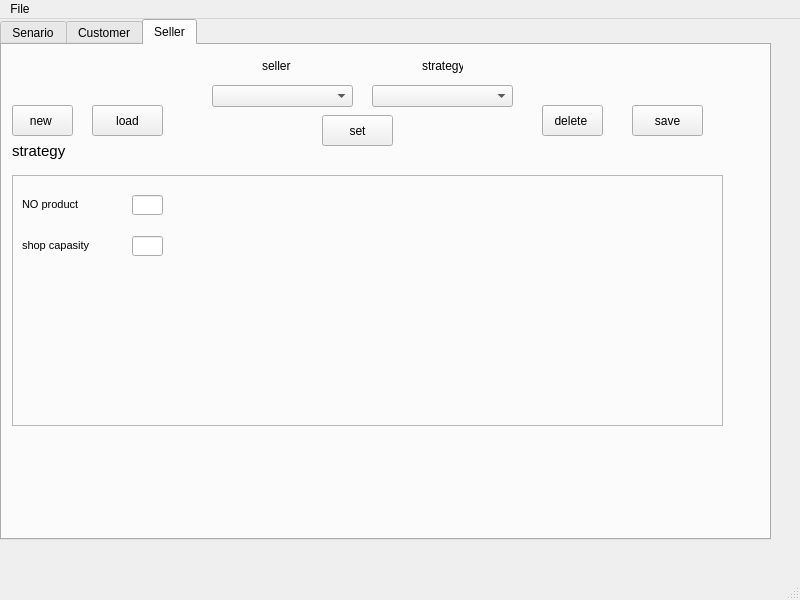
<?xml version="1.0" encoding="UTF-8"?>
<ui version="4.0">
 <class>MainWindow</class>
 <widget class="QMainWindow" name="MainWindow">
  <property name="geometry">
   <rect>
    <x>0</x>
    <y>0</y>
    <width>800</width>
    <height>600</height>
   </rect>
  </property>
  <property name="windowTitle">
   <string>RM Simulator</string>
  </property>
  <widget class="QWidget" name="centralwidget">
   <widget class="QTabWidget" name="tabWidget">
    <property name="geometry">
     <rect>
      <x>0</x>
      <y>0</y>
      <width>771</width>
      <height>521</height>
     </rect>
    </property>
    <property name="currentIndex">
     <number>2</number>
    </property>
    <widget class="QWidget" name="tab">
     <attribute name="title">
      <string>Senario</string>
     </attribute>
     <widget class="QLabel" name="label_23">
      <property name="geometry">
       <rect>
        <x>10</x>
        <y>20</y>
        <width>101</width>
        <height>21</height>
       </rect>
      </property>
      <property name="font">
       <font>
        <pointsize>8</pointsize>
       </font>
      </property>
      <property name="text">
       <string>simulatoin days</string>
      </property>
     </widget>
     <widget class="QLineEdit" name="lineEdit_10">
      <property name="geometry">
       <rect>
        <x>120</x>
        <y>21</y>
        <width>31</width>
        <height>20</height>
       </rect>
      </property>
     </widget>
     <widget class="QLabel" name="label_42">
      <property name="geometry">
       <rect>
        <x>160</x>
        <y>20</y>
        <width>61</width>
        <height>20</height>
       </rect>
      </property>
      <property name="font">
       <font>
        <pointsize>7</pointsize>
       </font>
      </property>
      <property name="text">
       <string>days/nego</string>
      </property>
     </widget>
     <widget class="QLineEdit" name="lineEdit_11">
      <property name="geometry">
       <rect>
        <x>120</x>
        <y>60</y>
        <width>31</width>
        <height>20</height>
       </rect>
      </property>
     </widget>
     <widget class="QLabel" name="label_43">
      <property name="geometry">
       <rect>
        <x>10</x>
        <y>59</y>
        <width>101</width>
        <height>21</height>
       </rect>
      </property>
      <property name="font">
       <font>
        <pointsize>8</pointsize>
       </font>
      </property>
      <property name="text">
       <string>NO customer</string>
      </property>
     </widget>
     <widget class="QLineEdit" name="lineEdit_12">
      <property name="geometry">
       <rect>
        <x>120</x>
        <y>141</y>
        <width>31</width>
        <height>20</height>
       </rect>
      </property>
     </widget>
     <widget class="QLabel" name="label_44">
      <property name="geometry">
       <rect>
        <x>10</x>
        <y>140</y>
        <width>101</width>
        <height>21</height>
       </rect>
      </property>
      <property name="font">
       <font>
        <pointsize>8</pointsize>
       </font>
      </property>
      <property name="text">
       <string>NO simulation</string>
      </property>
     </widget>
     <widget class="QLineEdit" name="lineEdit_13">
      <property name="geometry">
       <rect>
        <x>120</x>
        <y>101</y>
        <width>31</width>
        <height>20</height>
       </rect>
      </property>
     </widget>
     <widget class="QLabel" name="label_45">
      <property name="geometry">
       <rect>
        <x>10</x>
        <y>100</y>
        <width>101</width>
        <height>21</height>
       </rect>
      </property>
      <property name="font">
       <font>
        <pointsize>8</pointsize>
       </font>
      </property>
      <property name="text">
       <string>NO seller</string>
      </property>
     </widget>
     <widget class="QComboBox" name="comboBox_14">
      <property name="geometry">
       <rect>
        <x>610</x>
        <y>20</y>
        <width>131</width>
        <height>22</height>
       </rect>
      </property>
     </widget>
     <widget class="QLabel" name="label_47">
      <property name="geometry">
       <rect>
        <x>470</x>
        <y>20</y>
        <width>111</width>
        <height>20</height>
       </rect>
      </property>
      <property name="font">
       <font>
        <pointsize>7</pointsize>
       </font>
      </property>
      <property name="text">
       <string>market mechanism</string>
      </property>
     </widget>
     <widget class="QPushButton" name="pushButton_23">
      <property name="geometry">
       <rect>
        <x>10</x>
        <y>190</y>
        <width>93</width>
        <height>28</height>
       </rect>
      </property>
      <property name="text">
       <string>Run</string>
      </property>
     </widget>
    </widget>
    <widget class="QWidget" name="customer_tab">
     <property name="toolTip">
      <string/>
     </property>
     <property name="toolTipDuration">
      <number>-1</number>
     </property>
     <property name="statusTip">
      <string/>
     </property>
     <attribute name="title">
      <string>Customer</string>
     </attribute>
     <widget class="QComboBox" name="comboBox">
      <property name="geometry">
       <rect>
        <x>310</x>
        <y>150</y>
        <width>141</width>
        <height>22</height>
       </rect>
      </property>
     </widget>
     <widget class="QLabel" name="label">
      <property name="geometry">
       <rect>
        <x>10</x>
        <y>110</y>
        <width>141</width>
        <height>31</height>
       </rect>
      </property>
      <property name="font">
       <font>
        <pointsize>11</pointsize>
       </font>
      </property>
      <property name="text">
       <string>customer type</string>
      </property>
     </widget>
     <widget class="QFrame" name="frame">
      <property name="geometry">
       <rect>
        <x>10</x>
        <y>190</y>
        <width>741</width>
        <height>281</height>
       </rect>
      </property>
      <property name="frameShape">
       <enum>QFrame::StyledPanel</enum>
      </property>
      <property name="frameShadow">
       <enum>QFrame::Raised</enum>
      </property>
      <widget class="QListWidget" name="listWidget">
       <property name="geometry">
        <rect>
         <x>0</x>
         <y>130</y>
         <width>121</width>
         <height>131</height>
        </rect>
       </property>
      </widget>
      <widget class="QLabel" name="label_5">
       <property name="geometry">
        <rect>
         <x>100</x>
         <y>60</y>
         <width>81</width>
         <height>31</height>
        </rect>
       </property>
       <property name="text">
        <string>preference list</string>
       </property>
      </widget>
      <widget class="QListWidget" name="listWidget_3">
       <property name="geometry">
        <rect>
         <x>150</x>
         <y>130</y>
         <width>121</width>
         <height>131</height>
        </rect>
       </property>
      </widget>
      <widget class="QLabel" name="label_8">
       <property name="geometry">
        <rect>
         <x>40</x>
         <y>90</y>
         <width>41</width>
         <height>31</height>
        </rect>
       </property>
       <property name="text">
        <string>product</string>
       </property>
      </widget>
      <widget class="QLabel" name="label_9">
       <property name="geometry">
        <rect>
         <x>190</x>
         <y>90</y>
         <width>31</width>
         <height>31</height>
        </rect>
       </property>
       <property name="text">
        <string>seller</string>
       </property>
      </widget>
      <widget class="QCheckBox" name="checkBox">
       <property name="geometry">
        <rect>
         <x>460</x>
         <y>30</y>
         <width>74</width>
         <height>17</height>
        </rect>
       </property>
       <property name="text">
        <string>force buy</string>
       </property>
      </widget>
      <widget class="QLineEdit" name="lineEdit_5">
       <property name="geometry">
        <rect>
         <x>500</x>
         <y>90</y>
         <width>71</width>
         <height>20</height>
        </rect>
       </property>
      </widget>
      <widget class="QLabel" name="label_22">
       <property name="geometry">
        <rect>
         <x>400</x>
         <y>90</y>
         <width>81</width>
         <height>20</height>
        </rect>
       </property>
       <property name="font">
        <font>
         <pointsize>7</pointsize>
        </font>
       </property>
       <property name="text">
        <string>price variance</string>
       </property>
      </widget>
      <widget class="QLineEdit" name="lineEdit_14">
       <property name="geometry">
        <rect>
         <x>80</x>
         <y>20</y>
         <width>71</width>
         <height>20</height>
        </rect>
       </property>
      </widget>
      <widget class="QLabel" name="label_46">
       <property name="geometry">
        <rect>
         <x>20</x>
         <y>20</y>
         <width>51</width>
         <height>20</height>
        </rect>
       </property>
       <property name="font">
        <font>
         <pointsize>7</pointsize>
        </font>
       </property>
       <property name="text">
        <string>% of all</string>
       </property>
      </widget>
      <widget class="QLabel" name="label_19">
       <property name="geometry">
        <rect>
         <x>350</x>
         <y>180</y>
         <width>91</width>
         <height>21</height>
        </rect>
       </property>
       <property name="font">
        <font>
         <pointsize>9</pointsize>
        </font>
       </property>
       <property name="text">
        <string>budget/price</string>
       </property>
      </widget>
      <widget class="QLabel" name="label_21">
       <property name="geometry">
        <rect>
         <x>460</x>
         <y>200</y>
         <width>21</width>
         <height>20</height>
        </rect>
       </property>
       <property name="font">
        <font>
         <pointsize>7</pointsize>
        </font>
       </property>
       <property name="text">
        <string>min</string>
       </property>
      </widget>
      <widget class="QLineEdit" name="lineEdit_3">
       <property name="geometry">
        <rect>
         <x>500</x>
         <y>170</y>
         <width>71</width>
         <height>20</height>
        </rect>
       </property>
      </widget>
      <widget class="QLineEdit" name="lineEdit_4">
       <property name="geometry">
        <rect>
         <x>500</x>
         <y>200</y>
         <width>71</width>
         <height>20</height>
        </rect>
       </property>
      </widget>
      <widget class="QLabel" name="label_20">
       <property name="geometry">
        <rect>
         <x>460</x>
         <y>170</y>
         <width>31</width>
         <height>20</height>
        </rect>
       </property>
       <property name="font">
        <font>
         <pointsize>7</pointsize>
        </font>
       </property>
       <property name="text">
        <string>max</string>
       </property>
      </widget>
     </widget>
     <widget class="QPushButton" name="pushButton">
      <property name="geometry">
       <rect>
        <x>10</x>
        <y>150</y>
        <width>61</width>
        <height>31</height>
       </rect>
      </property>
      <property name="text">
       <string>new </string>
      </property>
     </widget>
     <widget class="QPushButton" name="pushButton_3">
      <property name="geometry">
       <rect>
        <x>540</x>
        <y>150</y>
        <width>61</width>
        <height>31</height>
       </rect>
      </property>
      <property name="text">
       <string>delete </string>
      </property>
     </widget>
     <widget class="QPushButton" name="pushButton_4">
      <property name="geometry">
       <rect>
        <x>630</x>
        <y>150</y>
        <width>71</width>
        <height>31</height>
       </rect>
      </property>
      <property name="text">
       <string>save</string>
      </property>
     </widget>
     <widget class="QPushButton" name="pushButton_5">
      <property name="geometry">
       <rect>
        <x>90</x>
        <y>150</y>
        <width>71</width>
        <height>31</height>
       </rect>
      </property>
      <property name="text">
       <string>load</string>
      </property>
     </widget>
     <widget class="QLineEdit" name="lineEdit">
      <property name="geometry">
       <rect>
        <x>80</x>
        <y>20</y>
        <width>31</width>
        <height>20</height>
       </rect>
      </property>
     </widget>
     <widget class="QLabel" name="label_10">
      <property name="geometry">
       <rect>
        <x>20</x>
        <y>18</y>
        <width>51</width>
        <height>21</height>
       </rect>
      </property>
      <property name="font">
       <font>
        <pointsize>9</pointsize>
       </font>
      </property>
      <property name="text">
       <string>life time</string>
      </property>
     </widget>
     <widget class="QLabel" name="label_11">
      <property name="geometry">
       <rect>
        <x>120</x>
        <y>19</y>
        <width>61</width>
        <height>20</height>
       </rect>
      </property>
      <property name="font">
       <font>
        <pointsize>7</pointsize>
       </font>
      </property>
      <property name="text">
       <string>days/nego</string>
      </property>
     </widget>
     <widget class="QComboBox" name="comboBox_2">
      <property name="geometry">
       <rect>
        <x>120</x>
        <y>60</y>
        <width>73</width>
        <height>22</height>
       </rect>
      </property>
     </widget>
     <widget class="QLabel" name="label_2">
      <property name="geometry">
       <rect>
        <x>20</x>
        <y>60</y>
        <width>81</width>
        <height>21</height>
       </rect>
      </property>
      <property name="text">
       <string>distribution</string>
      </property>
     </widget>
    </widget>
    <widget class="QWidget" name="seller_tab">
     <attribute name="title">
      <string>Seller</string>
     </attribute>
     <widget class="QPushButton" name="pushButton_10">
      <property name="geometry">
       <rect>
        <x>540</x>
        <y>60</y>
        <width>61</width>
        <height>31</height>
       </rect>
      </property>
      <property name="text">
       <string>delete </string>
      </property>
     </widget>
     <widget class="QPushButton" name="pushButton_11">
      <property name="geometry">
       <rect>
        <x>10</x>
        <y>60</y>
        <width>61</width>
        <height>31</height>
       </rect>
      </property>
      <property name="text">
       <string>new </string>
      </property>
     </widget>
     <widget class="QLabel" name="label_24">
      <property name="geometry">
       <rect>
        <x>10</x>
        <y>90</y>
        <width>141</width>
        <height>31</height>
       </rect>
      </property>
      <property name="font">
       <font>
        <pointsize>11</pointsize>
       </font>
      </property>
      <property name="text">
       <string>strategy</string>
      </property>
     </widget>
     <widget class="QPushButton" name="pushButton_12">
      <property name="geometry">
       <rect>
        <x>90</x>
        <y>60</y>
        <width>71</width>
        <height>31</height>
       </rect>
      </property>
      <property name="text">
       <string>load</string>
      </property>
     </widget>
     <widget class="QComboBox" name="comboBox_8">
      <property name="geometry">
       <rect>
        <x>370</x>
        <y>40</y>
        <width>141</width>
        <height>22</height>
       </rect>
      </property>
     </widget>
     <widget class="QPushButton" name="pushButton_13">
      <property name="geometry">
       <rect>
        <x>630</x>
        <y>60</y>
        <width>71</width>
        <height>31</height>
       </rect>
      </property>
      <property name="text">
       <string>save</string>
      </property>
     </widget>
     <widget class="QFrame" name="frame_4">
      <property name="geometry">
       <rect>
        <x>10</x>
        <y>130</y>
        <width>711</width>
        <height>251</height>
       </rect>
      </property>
      <property name="frameShape">
       <enum>QFrame::StyledPanel</enum>
      </property>
      <property name="frameShadow">
       <enum>QFrame::Raised</enum>
      </property>
      <widget class="QLineEdit" name="lineEdit_15">
       <property name="geometry">
        <rect>
         <x>120</x>
         <y>20</y>
         <width>31</width>
         <height>20</height>
        </rect>
       </property>
      </widget>
      <widget class="QLabel" name="label_48">
       <property name="geometry">
        <rect>
         <x>10</x>
         <y>19</y>
         <width>101</width>
         <height>21</height>
        </rect>
       </property>
       <property name="font">
        <font>
         <pointsize>8</pointsize>
        </font>
       </property>
       <property name="text">
        <string>NO product</string>
       </property>
      </widget>
      <widget class="QLabel" name="label_49">
       <property name="geometry">
        <rect>
         <x>10</x>
         <y>60</y>
         <width>101</width>
         <height>21</height>
        </rect>
       </property>
       <property name="font">
        <font>
         <pointsize>8</pointsize>
        </font>
       </property>
       <property name="text">
        <string>shop capasity</string>
       </property>
      </widget>
      <widget class="QLineEdit" name="lineEdit_16">
       <property name="geometry">
        <rect>
         <x>120</x>
         <y>61</y>
         <width>31</width>
         <height>20</height>
        </rect>
       </property>
      </widget>
     </widget>
     <widget class="QComboBox" name="comboBox_9">
      <property name="geometry">
       <rect>
        <x>210</x>
        <y>40</y>
        <width>141</width>
        <height>22</height>
       </rect>
      </property>
     </widget>
     <widget class="QLabel" name="label_25">
      <property name="geometry">
       <rect>
        <x>260</x>
        <y>10</y>
        <width>41</width>
        <height>21</height>
       </rect>
      </property>
      <property name="text">
       <string>seller</string>
      </property>
     </widget>
     <widget class="QLabel" name="label_26">
      <property name="geometry">
       <rect>
        <x>420</x>
        <y>10</y>
        <width>41</width>
        <height>21</height>
       </rect>
      </property>
      <property name="text">
       <string>strategy</string>
      </property>
     </widget>
     <widget class="QPushButton" name="pushButton_22">
      <property name="geometry">
       <rect>
        <x>320</x>
        <y>70</y>
        <width>71</width>
        <height>31</height>
       </rect>
      </property>
      <property name="text">
       <string>set</string>
      </property>
     </widget>
    </widget>
   </widget>
  </widget>
  <widget class="QMenuBar" name="menubar">
   <property name="geometry">
    <rect>
     <x>0</x>
     <y>0</y>
     <width>800</width>
     <height>21</height>
    </rect>
   </property>
   <widget class="QMenu" name="menuFile">
    <property name="title">
     <string>File</string>
    </property>
    <widget class="QMenu" name="menuSave">
     <property name="title">
      <string>Save </string>
     </property>
     <addaction name="actionsave_seller_config"/>
     <addaction name="actionsave_strategy"/>
    </widget>
    <addaction name="actionNew"/>
    <addaction name="actionOpen"/>
    <addaction name="menuSave"/>
    <addaction name="separator"/>
    <addaction name="actionExit"/>
   </widget>
   <addaction name="menuFile"/>
  </widget>
  <widget class="QStatusBar" name="statusbar"/>
  <action name="actionNew">
   <property name="text">
    <string>New</string>
   </property>
  </action>
  <action name="actionOpen">
   <property name="text">
    <string>Open</string>
   </property>
  </action>
  <action name="actionExit">
   <property name="text">
    <string>Exit</string>
   </property>
  </action>
  <action name="actionsave_seller_config">
   <property name="text">
    <string>save seller config</string>
   </property>
  </action>
  <action name="actionsave_strategy">
   <property name="text">
    <string>save strategy</string>
   </property>
  </action>
 </widget>
 <resources/>
 <connections/>
</ui>
